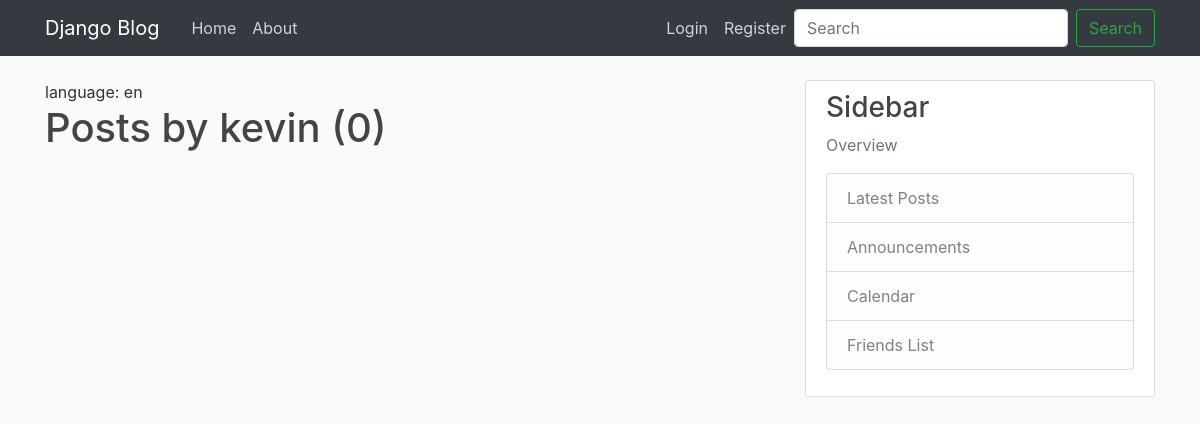
Page /user/kevin on the earlier database version.
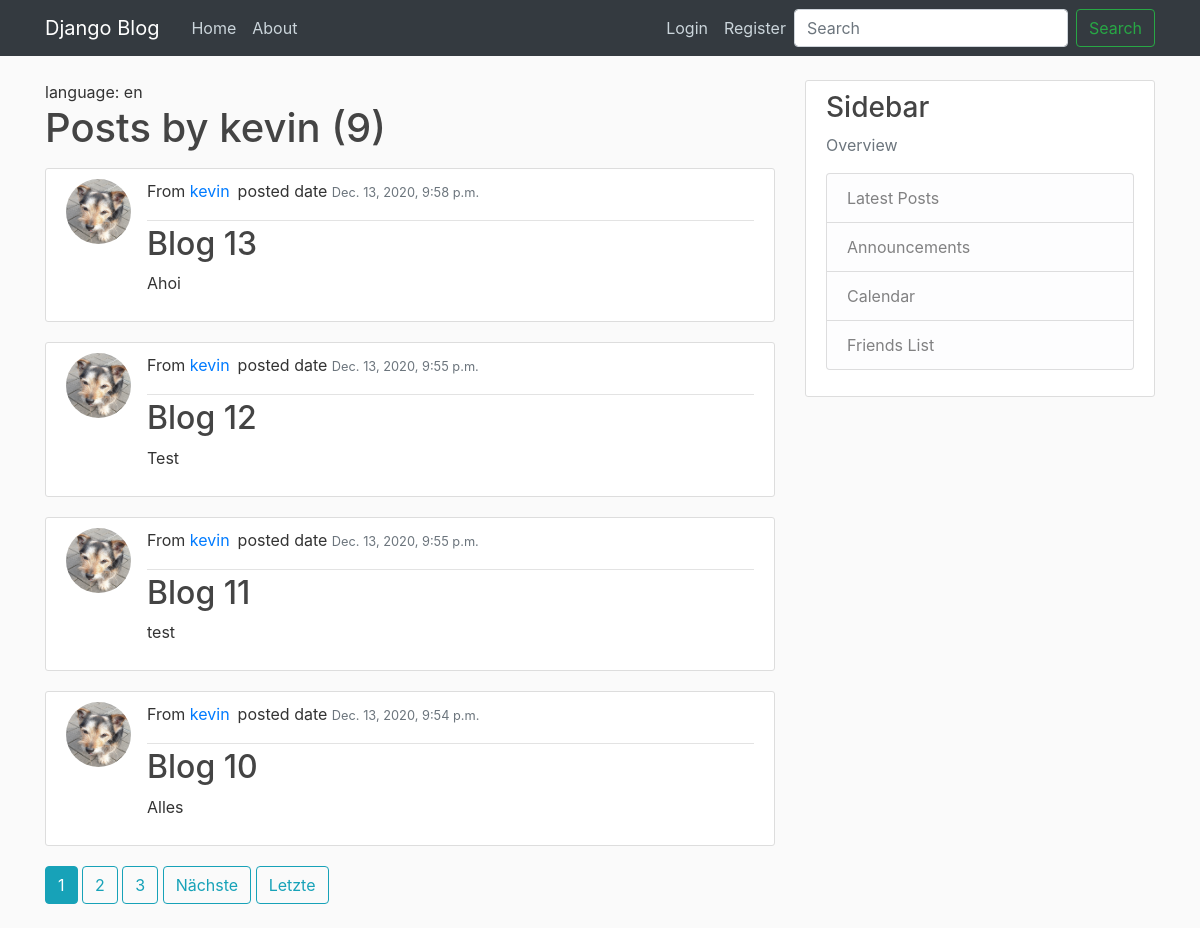
Same page on the later database version.
### blog/models.py (models this page shows, shortened)
class Post(models.Model):
    title = models.CharField(max_length=100)
    content = models.TextField()
    date_posted = models.DateTimeField(default=timezone.now)
    author = models.ForeignKey(User, on_delete=models.CASCADE)

### users/models.py (models this page shows, shortened)
class Profile(models.Model): # erbt von import. Modell
    user = models.OneToOneField(User, on_delete=models.CASCADE) # 1:1 Beziehung: User <-> Profil, Cascade: wenn User gelöscht wird, dann lösche auch das Profil (Einwegfunktion), wenn Profil gelöscht wird, dann wird der User nicht gelöscht
    image = models.ImageField(default='default.jpg', upload_to='profile_pics') # default und dir Einstellung

### blog/views.py (the view)
# urls.py: path('user/<str:username>', UserPostListView.as_view(), name='user-posts'),
class UserPostListView(ListView):
        model = Post
        template_name = 'blog/user_posts.html'
        context_object_name = 'posts'
        ordering = ['-date_posted']
        paginate_by = 4
        def get_queryset(self):
                user = get_object_or_404(User, username=self.kwargs.get('username'))
                return Post.objects.filter(author=user).order_by('-date_posted')

### blog/templates/blog/user_posts.html (shortened to what this page needs)
{% extends "blog/base.html" %}
{% load i18n %}
{% block content %}
{% get_current_language as LANGUAGE_CODE %}
language: {{ LANGUAGE_CODE }}
    <h1 class="mb-3">Posts by {{ view.kwargs.username }} ({{ page_obj.paginator.count }})</h1>
    {% for post in posts %}
    <article class="media content-section">
        <img class="rounded-circle article-img" src="{{ post.author.profile.image.url }}">
        <div class="media-body">
            <div class="article-metadata">
                <p>{%trans "From"%} <a class="mr-2" href="{% url 'user-posts' post.author.username %}">{{ post.author }}</a>{%trans "posted date " %}<small
                        class="text-muted">{{ post.date_posted }}</small></p>
            </div>
            <h2><a class="article-title" href="{% url 'post-detail' post.id %}">{{ post.title }}</a></h2>
            <p class="article-content">{{ post.content }}</p>
        </div>
    </article>
    {% endfor %}
    {% if is_paginated %}
        {% for num in page_obj.paginator.page_range %}
            {% if page_obj.number == num %}
                <a class="btn btn-info mb-4" href="?page={{ num }}">{{ num }}</a>
            {% elif num > page_obj.number|add:'-3' and num < page_obj.number|add:'3' %}
                <a class="btn btn-outline-info mb-4" href="?page={{ num }}">{{ num }}</a>
            {% endif %}
         {% endfor %}
        {% if page_obj.has_next %}
            <a class = "btn btn-outline-info mb-4 " href = "?page={{ page_obj.next_page_number }}">Nächste</a>
            <a class = "btn btn-outline-info mb-4 " href = "?page={{ page_obj.paginator.num_pages}}">Letzte</a>
        {% endif %}
    {% endif %}
{% endblock content %}

### blog/templates/blog/base.html (shortened to what this page needs)
{% load static%}
{% load i18n %}
<!DOCTYPE html>
<html lang="en">
<head>
  <link rel="stylesheet" href="https://maxcdn.bootstrapcdn.com/bootstrap/4.0.0/css/bootstrap.min.css"
>
  <link rel="stylesheet" href="{%static 'blog/main.css' %}">
</head>
<body>
  <header class="site-header">
    <nav class="navbar navbar-expand-md navbar-dark bg-dark fixed-top">
      <div class="container">
        <a class="navbar-brand mr-4" href="{% url 'blog-home' %}">Django Blog</a>
        <div class="collapse navbar-collapse" id="navbarToggle">
          <div class="navbar-nav mr-auto">
            <a class="nav-item nav-link" href="{% url 'blog-home' %}">{% trans "Home"%}</a>
            <a class="nav-item nav-link" href="{% url 'blog-about' %}">{% trans "About"%}</a>
          </div>
          <div class="navbar-nav">
            {% if user.is_authenticated %}
            <a class="nav-item nav-link" href="{% url 'post-create' %}">{% trans "New Post"%}</a>
            <a class="nav-item nav-link" href="{% url 'profile' %}">{% trans "Profil"%}</a>
            <a class="nav-item nav-link" href="{% url 'logout' %}">{% trans "Logout"%}</a>
            {% else %}
            <a class="nav-item nav-link" href="{% url 'login' %}">{% trans "Login"%}</a>
            <a class="nav-item nav-link" href="{% url 'blog-register' %}">{% trans "Register"%}</a>
            {% endif %}
          </div>
          <form class="form-inline my-2 my-lg-0">
            <input class="form-control mr-sm-2" type="search" placeholder="Search" aria-label="Search">
            <button class="btn btn-outline-success my-2 my-sm-0" type="submit">{% trans "Search"%}</button>
          </form>
        </div>
      </div>
    </nav>
  </header>
  <main role="main" class="container">
    <div class="row">
      <div class="col-md-8">
        {% block content %}{% endblock %}
      </div>
      <div class="col-md-4">
        <div class="content-section">
          <h3>{% trans "Sidebar"%}</h3>
          <p class='text-muted'>{% trans "Overview"%}
          <ul class="list-group">
            <li class="list-group-item list-group-item-light">{% trans "Latest Posts"%}</li>
            <li class="list-group-item list-group-item-light">{% trans "Announcements"%}</li>
            <li class="list-group-item list-group-item-light">{% trans "Calendar"%}</li>
            <li class="list-group-item list-group-item-light">{% trans "Friends List"%}</li>
          </ul>
          </p>
        </div>
      </div>
    </div>
  </main>
</body>
</html>

### blog/static/blog/main.css (style rules this page uses)
body { background: #fafafa; color: #333333; margin-top: 5rem; }
h1, h2, h3, h4, h5, h6 { color: #444444; }
ul { margin: 0; }
.site-header .navbar-nav .nav-link { color: #cbd5db; }
.content-section { background: #ffffff; padding: 10px 20px; border: 1px solid #dddddd; border-radius: 3px; margin-bottom: 20px; }
.article-title { color: #444444; }
.article-content { white-space: pre-line; }
.article-img { height: 65px; width: 65px; margin-right: 16px; }
.article-metadata { padding-bottom: 1px; margin-bottom: 4px; border-bottom: 1px solid #e3e3e3 }

Differences in the rows shown:
added Post: author.profile.image (placeholder picture), author "kevin", date_posted "Dec. 13, 2020, 9:58 p.m.", title "Blog 13", content "Ahoi"
added Post: author.profile.image (placeholder picture), author "kevin", date_posted "Dec. 13, 2020, 9:55 p.m.", title "Blog 12", content "Test"
added Post: author.profile.image (placeholder picture), author "kevin", date_posted "Dec. 13, 2020, 9:55 p.m.", title "Blog 11", content "test"
added Post: author.profile.image (placeholder picture), author "kevin", date_posted "Dec. 13, 2020, 9:54 p.m.", title "Blog 10", content "Alles"
Other differences:
{{ page_obj.paginator.count }}: "0" → "9"
new list line: "1"
new list line: "2"
new list line: "3"
text now shown: "Nächste Letzte"
